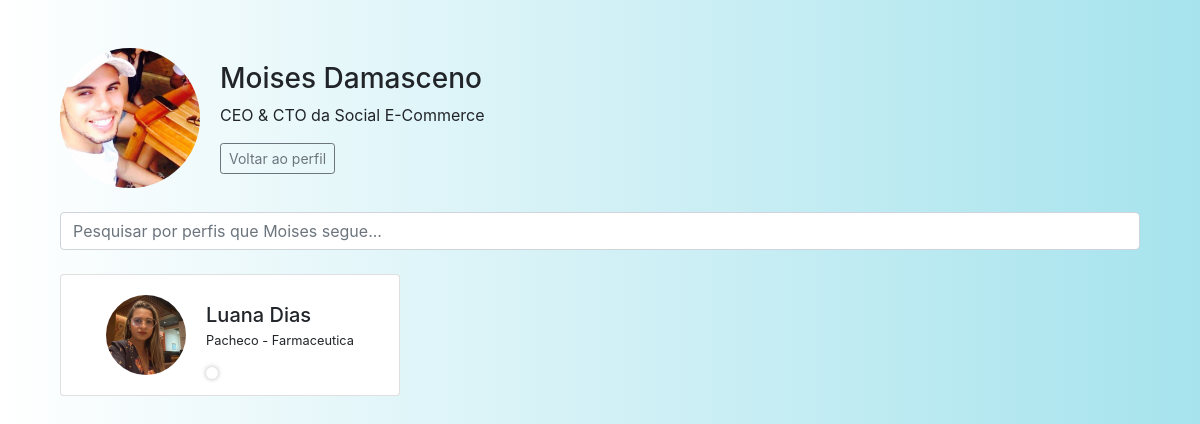
Page /seguindo/1/ (signed in) on the committed database.
### app/models.py (models this page shows, shortened)
class User(UserMixin, db.Model):
    __tablename__ = 'user'
    id = db.Column(db.Integer, primary_key=True)
    nome = db.Column(db.String(150), nullable=False)
    sobreNome = db.Column(db.String(150), nullable=True)
    status = db.Column(db.String(150), nullable=True)
    cpf_cnpj = db.Column(db.String(20), unique=True, nullable=True)
    email = db.Column(db.String(150), unique=True, nullable=False)
    senha = db.Column(db.String(150), nullable=False)
    imagem = db.Column(db.String(150), default='default.png')
    cor_fundo = db.Column(db.String(255), default='background-image: linear-gradient(to right, #fff, #a6e3ed);')
    last_seen = db.Column(db.DateTime, default=datetime.utcnow)
    notificacoes = db.relationship(
        'Notificacao',
        backref='destinatario',
        lazy='dynamic',
        foreign_keys='Notificacao.destinatario_id'
    )
    notificacoes_enviadas = db.relationship(
        'Notificacao',
        backref='remetente',
        lazy='dynamic',
        foreign_keys='Notificacao.remetente_id'
    )
    followed = db.relationship(
        'User', secondary=followers,
        primaryjoin=(followers.c.follower_id == id),
        secondaryjoin=(followers.c.followed_id == id),
        backref=db.backref('followers', lazy='dynamic'),
        lazy='dynamic'
    )
    def is_online(self):
        if self.last_seen:
            return datetime.utcnow() - self.last_seen < timedelta(minutes=0.10)
        return False

### app/views.py (the view)
@app.route('/seguindo/<int:id>/', endpoint='seguindo')
@login_required
def seguindo(id):
    obj = User.query.get_or_404(id)
    pesquisa = request.args.get('pesquisa', '').strip()
    seguindo_query = obj.followed.all()
    if pesquisa:
        seguindo_filtrado = [user for user in seguindo_query if pesquisa.lower() in user.nome.lower()]
    else:
        seguindo_filtrado = seguindo_query
    context = {
        'dados': seguindo_filtrado,
        'usuario_atual_seguindo_ids': {u.id for u in current_user.followed.all()}
    }
    return render_template('seguindo.html', obj=obj, context=context)

### app/__init__.py (called while the page is built)
@login_manager.user_loader
def load_user(user_id):
    return User.query.get(int(user_id))

### app/views.py (called while the page is built)
@app.before_request
def update_last_seen():
    if current_user.is_authenticated:
        current_user.last_seen = datetime.utcnow()
        db.session.commit()

### app/templates/seguindo.html (shortened to what this page needs)
{% extends 'base.html' %}
{% block styles %}
<link rel="stylesheet" href="{{ url_for('static', filename='css/index.css') }}">
<link rel="stylesheet" href="{{ url_for('static', filename='css/seguindo.css') }}">
{% endblock %}
{% block content %}
<div id="corpo_seguindo" class="container mt-5">
    <div id="titulo_seguindo" class="row mb-4 align-items-center">
        <div>
            <img id="img_seguindo_1" class="img-fluid rounded-circle" src="{{ url_for('static', filename='imagens/' + obj.imagem) }}" alt="Foto Perfil" width="80" height="80">
        </div>
        <div class="ms-3">
            <h3>{{ obj.nome }} {{ obj.sobreNome }}</h3>
            <p>{{ obj.status }}</p>
            <a href="{{ url_for('home', id=obj.id) }}" class="btn btn-outline-secondary btn-sm">Voltar ao perfil</a>
        </div>
    </div>
    <form method="get" class="mb-4">
        <input type="text" name="pesquisa" class="form-control" placeholder="Pesquisar por perfis que {{ obj.nome }} segue..." value="{{ request.args.get('pesquisa', '') }}">
    </form>
    {% if not context.dados %}
        <p>Nenhum usuário encontrado.</p>
    {% else %}
        <div class="row">
            {% for usuario in context.dados %}
            <div class="col-md-4 mb-4">
                <div class="card h-100">
                    <div id="card_conteudo_seguindo" class="card-body d-flex align-items-center">
                        <img src="{{ url_for('static', filename='imagens/' + usuario.imagem) }}" alt="Imagem do Usuário" class="rounded-circle me-3" width="60" height="60">
                        <div id="info_seguindo" class="flex-grow-1">
                            <h5 class="card-title mb-0">{{ usuario.nome }} {{ usuario.sobreNome }}</h5>
                            <p class="card-text"><small>{{ usuario.status }}</small></p>
                            <div id="status-indicador" class="{% if usuario.last_seen and usuario.is_online() %}online{% else %}offline{% endif %}"></div>
                        </div>
                    </div>
                </div>
            </div>
            {% endfor %}
        </div>
    {% endif %}
</div>
{% endblock %}

### app/templates/base.html (shortened to what this page needs)
<!DOCTYPE html>
<html lang="pt-br">
<head>
    {% block styles %}
    {% endblock %}
    <link rel="stylesheet" href="https://stackpath.bootstrapcdn.com/bootstrap/4.1.3/css/bootstrap.min.css">
</head>
<body id="body" style="background: {{ fundo }};">
    <section class="container">
        {% block content %} {% endblock %}
    </section>
</body>
</html>

### app/static/css/index.css (style rules this page uses)
#body { background-image: linear-gradient(to right, #fff, #a6e3ed ); height: 100vh; }

### app/static/css/seguindo.css (style rules this page uses)
#corpo_seguindo { height: 100vh; }
#corpo_seguindo img { width: 140px; height: 140px; }
#status-indicador { position: absolute; width: 15px; height: 15px; border-radius: 50%; box-shadow: 0 0 5px rgba(0, 0, 0, 0.3); z-index: 1000; transition: background-color 0.3s ease; }
#status-indicador.offline { background-color: white; width: 12px; height: 12px; border-radius: 50%; }
#img_seguindo_1 { width: 120px; margin-right: 20px; margin-left: 15px; }
#card_conteudo_seguindo { margin: 0 auto; }
#info_seguindo { margin-left: 20px; }
#card_conteudo_seguindo img { width: 80px; height: 80px; }

### rows in the picture
User: imagem (picture), nome "Moises", sobreNome "Damasceno", status "CEO & CTO da Social E-Commerce", pesquisa "Pesquisar por perfis que Moises segue..."
User: imagem (picture), nome "Luana", sobreNome "Dias", status "Pacheco - Farmaceutica"
